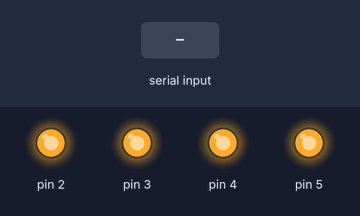
A sketch run on a simulated Arduino Uno, built with avr-gcc and run on an emulated ATmega328P. Shown: output pins drawn as LEDs (lit = HIGH). Inputs (shaded band) come from the test bench.

Above: at 1.2 s.
1.3 s: "1" received over Serial
At 1.9 s:
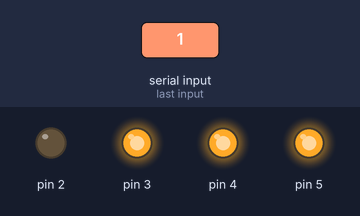
2.8 s: "2" received over Serial
At 3.1 s:
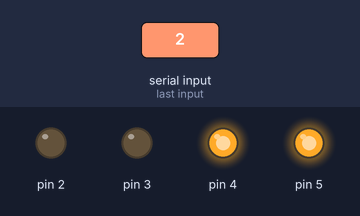
4.3 s: "3" received over Serial
At 5.4 s:
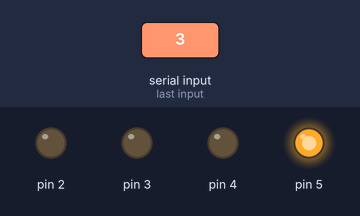
5.8 s: "4" received over Serial
At 6.6 s:
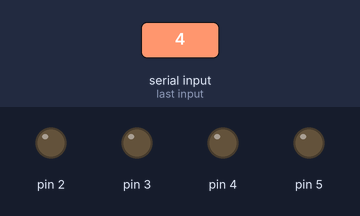
7.3 s: "5" received over Serial
At 7.7 s:
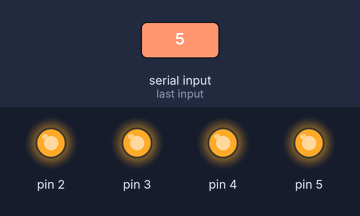
Timing chart, 0 to 9.8 s (numbered marks = the images above; inputs shaded):
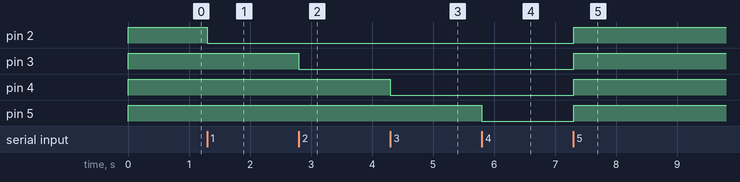

Measured:
- after the input at 1.3 s, pin 2: HIGH → LOW at once
- after the input at 2.8 s, pin 3: HIGH → LOW at once
- after the input at 4.3 s, pin 4: HIGH → LOW at once
- after the input at 5.8 s, pin 5: HIGH → LOW at once
- after the input at 7.3 s, pin 2–5: LOW → HIGH at once

The sketch:

led_start.ino
```cpp
void setup() {

  Serial.begin(9600);

  for (int i=2; i < 6; i++){
    pinMode(i, OUTPUT);
  }
  for (int i=2; i < 6; i++){
    digitalWrite(i, HIGH);
  }
}

void setUp_leds(char num);

void loop() {
  if (Serial.available() > 0) {
    char data1 = Serial.read();
    char data2 = Serial.read();

    setUp_leds(data1); // invoke fnc
  }
}

void setUp_leds(char num){

  switch (num){

    case '1':
        digitalWrite(2, LOW);
        break;
    case '2':
          for (int i=2; i < 4; i++)
          {
            digitalWrite(i, LOW);
          }
        break;
    case '3':
          for (int i=2; i < 5; i++)
          {
            digitalWrite(i,LOW);
          }
        break;
    case '4':
          for (int i=2; i < 6; i++)
          {
            digitalWrite(i, LOW);
          }
        break;
    case '5':
          for (int i=2; i < 6; i++)
          {
            digitalWrite(i, HIGH);
          }
        break;
  }
}
```
